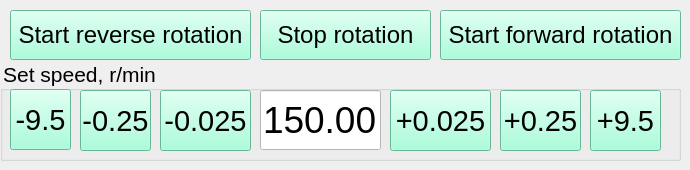
    <widget class="QWidget" name="Tab_Wheel">
     <attribute name="title">
      <string>Wheel</string>
     </attribute>
     <widget class="QGroupBox" name="groupBoxSet_Speed_Wheel">
      <property name="geometry">
       <rect>
        <x>0</x>
        <y>60</y>
        <width>681</width>
        <height>101</height>
       </rect>
      </property>
      <property name="font">
       <font>
        <family>Arial</family>
        <pointsize>16</pointsize>
       </font>
      </property>
      <property name="styleSheet">
       <string notr="true">border-color: rgb(0, 0, 0);
alternate-background-color: rgb(0, 0, 0);
selection-background-color: rgb(0, 0, 0);
selection-color: rgb(0, 0, 0);
gridline-color: rgb(0, 0, 0);
border-left-color: rgb(0, 0, 0);
border-bottom-color: rgb(0, 0, 0);
border-right-color: rgb(0, 0, 0);
border-top-color: rgb(0, 0, 0);</string>
      </property>
      <property name="title">
       <string>Set speed, r/min</string>
      </property>
      <widget class="QLineEdit" name="lineEdit_Speed_Wheel_IN">
       <property name="geometry">
        <rect>
         <x>260</x>
         <y>30</y>
         <width>121</width>
         <height>60</height>
        </rect>
       </property>
       <property name="font">
        <font>
         <family>Arial</family>
         <pointsize>28</pointsize>
        </font>
       </property>
       <property name="styleSheet">
        <string notr="true">background-color: rgb(255, 255, 255);</string>
       </property>
       <property name="text">
        <string>150.00</string>
       </property>
       <property name="dragEnabled">
        <bool>false</bool>
       </property>
       <property name="readOnly">
        <bool>true</bool>
       </property>
      </widget>
      <widget class="QPushButton" name="button_Speed_Wheel_m1">
       <property name="geometry">
        <rect>
         <x>160</x>
         <y>30</y>
         <width>91</width>
         <height>61</height>
        </rect>
       </property>
       <property name="font">
        <font>
         <family>Arial</family>
         <pointsize>22</pointsize>
        </font>
       </property>
       <property name="styleSheet">
        <string notr="true">background-color: rgb(146, 255, 210);</string>
       </property>
       <property name="text">
        <string>-0.025</string>
       </property>
      </widget>
      <widget class="QPushButton" name="button_Speed_Wheel_m10">
       <property name="geometry">
        <rect>
         <x>80</x>
         <y>30</y>
         <width>71</width>
         <height>61</height>
        </rect>
       </property>
       <property name="font">
        <font>
         <family>Arial</family>
         <pointsize>22</pointsize>
        </font>
       </property>
       <property name="styleSheet">
        <string notr="true">background-color: rgb(146, 255, 210);</string>
       </property>
       <property name="text">
        <string>-0.25</string>
       </property>
      </widget>
      <widget class="QPushButton" name="button_Speed_Wheel_m100">
       <property name="geometry">
        <rect>
         <x>10</x>
         <y>29</y>
         <width>61</width>
         <height>61</height>
        </rect>
       </property>
       <property name="font">
        <font>
         <family>Arial</family>
         <pointsize>22</pointsize>
        </font>
       </property>
       <property name="styleSheet">
        <string notr="true">background-color: rgb(146, 255, 210);</string>
       </property>
       <property name="text">
        <string>-9.5</string>
       </property>
      </widget>
      <widget class="QPushButton" name="button_Speed_Wheel_p1">
       <property name="geometry">
        <rect>
         <x>390</x>
         <y>30</y>
         <width>101</width>
         <height>61</height>
        </rect>
       </property>
       <property name="font">
        <font>
         <family>Arial</family>
         <pointsize>22</pointsize>
        </font>
       </property>
       <property name="styleSheet">
        <string notr="true">background-color: rgb(146, 255, 210);</string>
       </property>
       <property name="text">
        <string>+0.025</string>
       </property>
      </widget>
      <widget class="QPushButton" name="button_Speed_Wheel_p10">
       <property name="geometry">
        <rect>
         <x>500</x>
         <y>30</y>
         <width>81</width>
         <height>61</height>
        </rect>
       </property>
       <property name="font">
        <font>
         <family>Arial</family>
         <pointsize>22</pointsize>
        </font>
       </property>
       <property name="styleSheet">
        <string notr="true">background-color: rgb(146, 255, 210);</string>
       </property>
       <property name="text">
        <string>+0.25</string>
       </property>
      </widget>
      <widget class="QPushButton" name="button_Speed_Wheel_p100">
       <property name="geometry">
        <rect>
         <x>590</x>
         <y>30</y>
         <width>71</width>
         <height>61</height>
        </rect>
       </property>
       <property name="font">
        <font>
         <family>Arial</family>
         <pointsize>22</pointsize>
        </font>
       </property>
       <property name="styleSheet">
        <string notr="true">background-color: rgb(146, 255, 210);</string>
       </property>
       <property name="text">
        <string>+9.5</string>
       </property>
      </widget>
     </widget>
     <widget class="QPushButton" name="ST2_ON_Button_Wheel">
      <property name="geometry">
       <rect>
        <x>10</x>
        <y>10</y>
        <width>241</width>
        <height>50</height>
       </rect>
      </property>
      <property name="font">
       <font>
        <family>Arial</family>
        <pointsize>18</pointsize>
       </font>
      </property>
      <property name="styleSheet">
       <string notr="true">background-color: rgb(146, 255, 210);</string>
      </property>
      <property name="text">
       <string>Start reverse rotation</string>
      </property>
     </widget>
     <widget class="QPushButton" name="ST12_OFF_Button_Wheel">
      <property name="geometry">
       <rect>
        <x>260</x>
        <y>10</y>
        <width>171</width>
        <height>50</height>
       </rect>
      </property>
      <property name="font">
       <font>
        <family>Arial</family>
        <pointsize>18</pointsize>
       </font>
      </property>
      <property name="styleSheet">
       <string notr="true">background-color: rgb(146, 255, 210);</string>
      </property>
      <property name="text">
       <string>Stop rotation</string>
      </property>
     </widget>
     <widget class="QPushButton" name="ST1_ON_Button_Wheel">
      <property name="geometry">
       <rect>
        <x>440</x>
        <y>10</y>
        <width>241</width>
        <height>50</height>
       </rect>
      </property>
      <property name="font">
       <font>
        <family>Arial</family>
        <pointsize>18</pointsize>
       </font>
      </property>
      <property name="styleSheet">
       <string notr="true">background-color: rgb(146, 255, 210);</string>
      </property>
      <property name="text">
       <string>Start forward rotation</string>
      </property>
     </widget>
    </widget>
